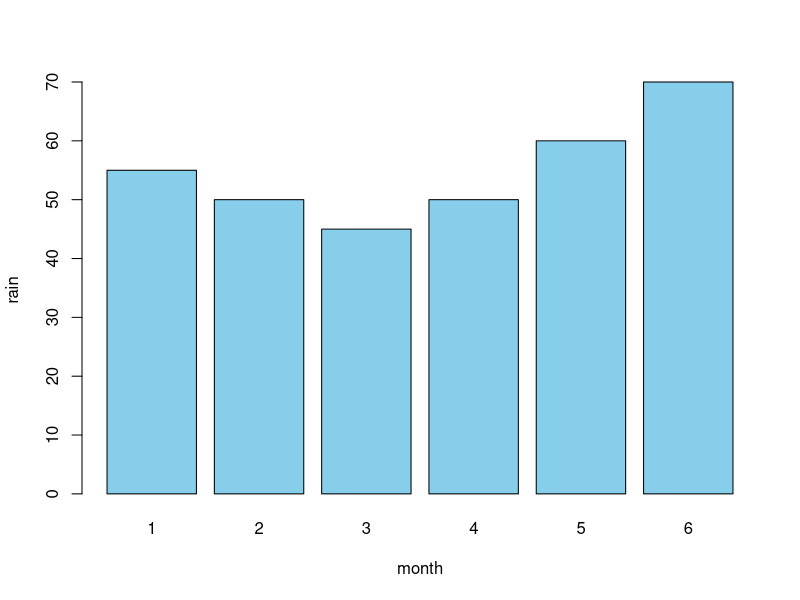
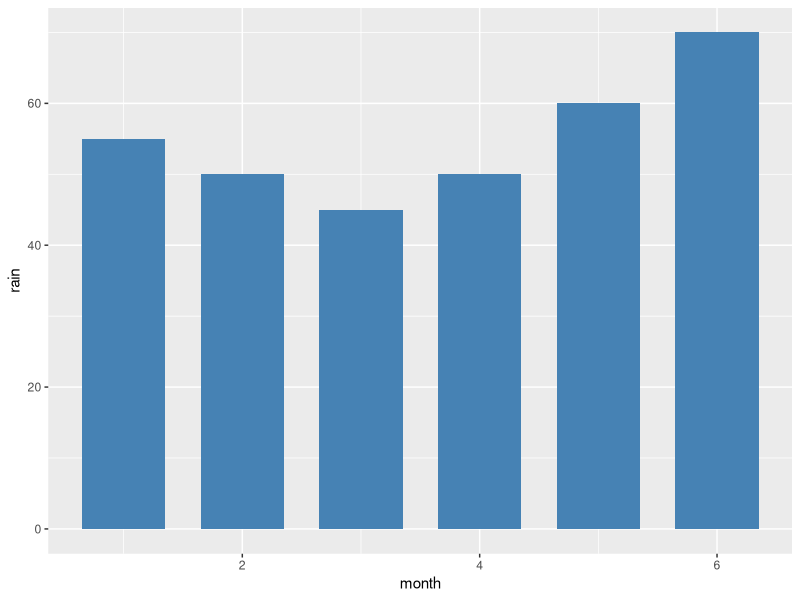
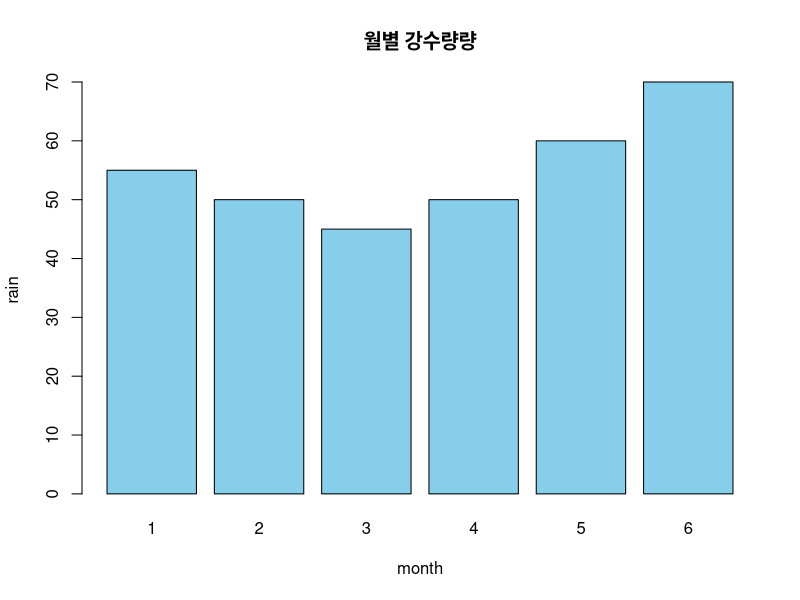
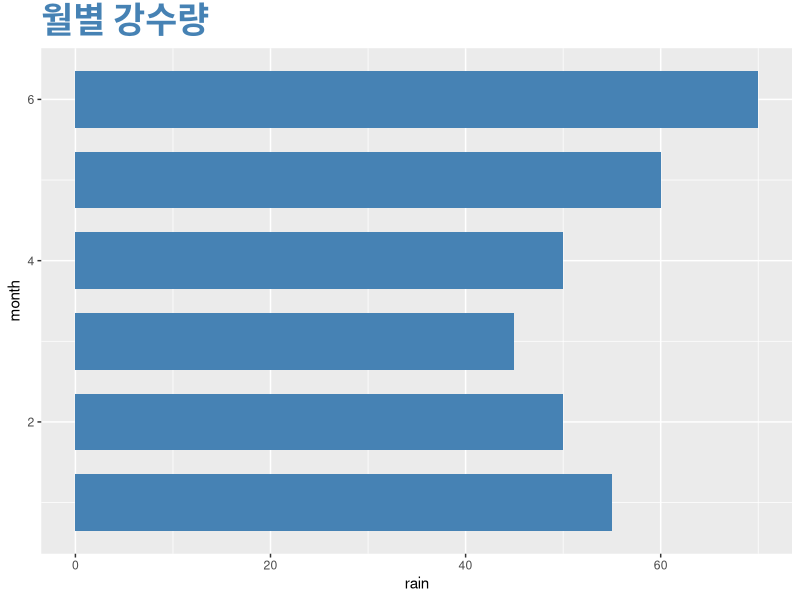
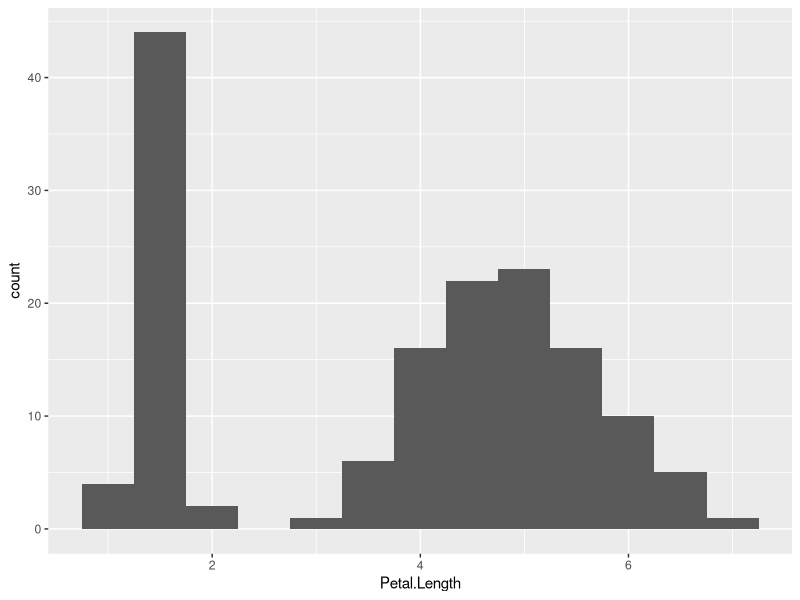
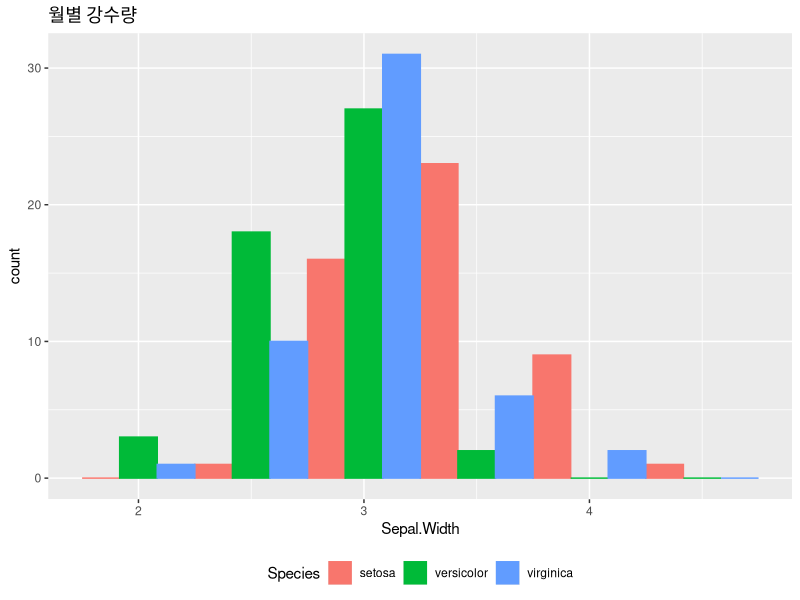
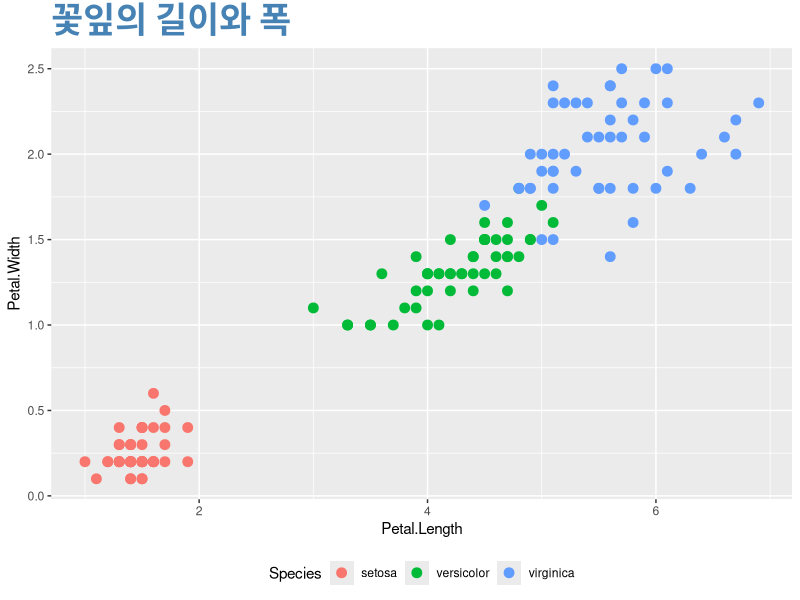
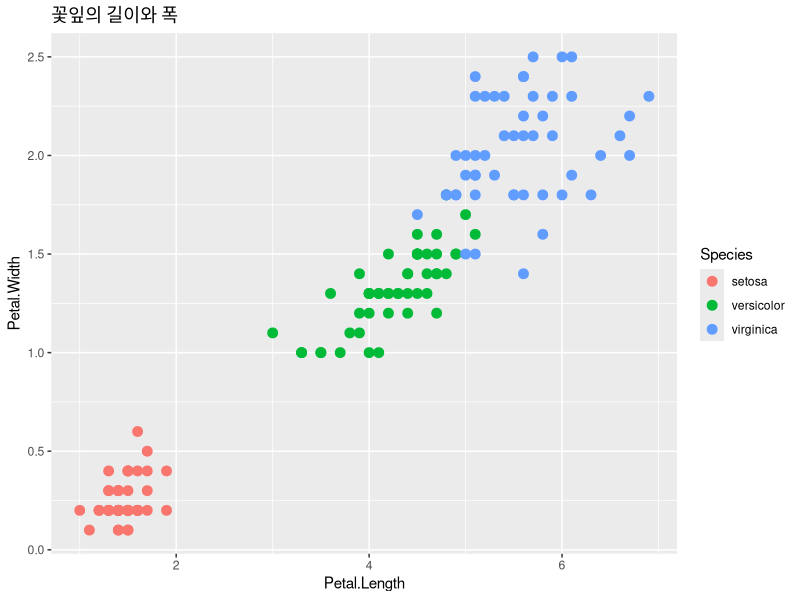

Source code (R) for these figures, in order:
#install.packages("ggplot2")

library("ggplot2")

month <- c(1,2,3,4,5,6)
rain <- c(55,50,45,50,60,70)
df <- data.frame(month,rain)            # 그래프를 작성할 대상 데이터
df

barplot(rain~month, data = df, col="skyblue")

ggplot(data=df, aes(x=month,y=rain)) +   # 그래프를 그릴 데이터 지정
  geom_bar(stat="identity",              # 막대의 높이는 y축에 해당하는 열의 값
           width=0.7,                    # 막대의폭지정
           fill="steelblue")             # 막대 색깔


##제목 표현
barplot(rain~month, data = df, col="skyblue", main="월별 강수량량")


###8-6
ggplot(data=df, aes(x=month,y=rain)) +   # 그래프를 그릴 데이터 지정
  geom_bar(stat="identity",              # 막대의 높이는 y축에 해당하는 열의 값
           width=0.7,                    # 막대의폭지정
           fill="steelblue")  +
  ggtitle("월별 강수량") + 
  theme(plot.title = element_text(size = 25, face = "bold",colour = "steelblue"))+
  coord_flip()#x,y축 바꿈


ggplot(iris, aes(x=Petal.Length))+
  geom_histogram(binwidth = 0.5)


###8-8
ggplot(iris, aes(x=Sepal.Width, fill=Species, color=Species)) +
  geom_histogram(binwidth = 0.5, position="dodge") +
  ggtitle("월별 강수량")+
  theme(legend.position="bottom")

###8-9
#산점도
                
ggp<- ggplot(data= iris,aes(x=Petal.Length, y= Petal.Width, color= Species))+
  geom_point(size=3)+
  ggtitle("꽃잎의 길이와 폭")+
  theme(plot.title = element_text(size = 25, face="bold", colour = "steelblue"))+
  theme(legend.position = "bottom")

ggp


ggplot(data=iris, aes(x= Petal.Length, y=Petal.Width, color=Species))+
  geom_point(size=3)+
  ggtitle("꽃잎의 길이와 폭")

